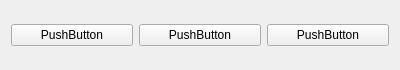
<?xml version="1.0" encoding="UTF-8"?>
<ui version="4.0">
 <class>StreamListDialog</class>
 <widget class="QWidget" name="StreamListDialog">
  <property name="geometry">
   <rect>
    <x>0</x>
    <y>0</y>
    <width>400</width>
    <height>70</height>
   </rect>
  </property>
  <property name="windowTitle">
   <string>Form</string>
  </property>
  <layout class="QHBoxLayout" name="horizontalLayout">
   <item>
    <widget class="QPushButton" name="pushButton_3">
     <property name="text">
      <string>PushButton</string>
     </property>
    </widget>
   </item>
   <item>
    <widget class="QPushButton" name="pushButton">
     <property name="text">
      <string>PushButton</string>
     </property>
    </widget>
   </item>
   <item>
    <widget class="QPushButton" name="pushButton_2">
     <property name="text">
      <string>PushButton</string>
     </property>
    </widget>
   </item>
  </layout>
 </widget>
 <resources/>
 <connections/>
</ui>
